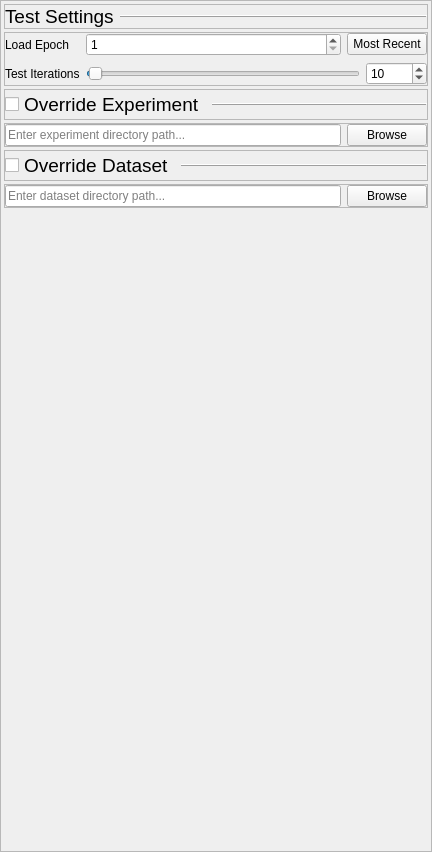
                 <widget class="QWidget" name="testing_settings_container">
                  <property name="geometry">
                   <rect>
                    <x>0</x>
                    <y>0</y>
                    <width>432</width>
                    <height>852</height>
                   </rect>
                  </property>
                  <layout class="QVBoxLayout" name="verticalLayout_44">
                   <property name="leftMargin">
                    <number>0</number>
                   </property>
                   <property name="topMargin">
                    <number>0</number>
                   </property>
                   <property name="rightMargin">
                    <number>0</number>
                   </property>
                   <property name="bottomMargin">
                    <number>0</number>
                   </property>
                   <item>
                    <widget class="QFrame" name="frame_38">
                     <property name="frameShape">
                      <enum>QFrame::StyledPanel</enum>
                     </property>
                     <property name="frameShadow">
                      <enum>QFrame::Raised</enum>
                     </property>
                     <layout class="QVBoxLayout" name="verticalLayout_41">
                      <property name="spacing">
                       <number>3</number>
                      </property>
                      <property name="leftMargin">
                       <number>3</number>
                      </property>
                      <property name="topMargin">
                       <number>3</number>
                      </property>
                      <property name="rightMargin">
                       <number>3</number>
                      </property>
                      <property name="bottomMargin">
                       <number>3</number>
                      </property>
                      <item>
                       <widget class="QFrame" name="frame_82">
                        <property name="frameShape">
                         <enum>QFrame::StyledPanel</enum>
                        </property>
                        <property name="frameShadow">
                         <enum>QFrame::Raised</enum>
                        </property>
                        <layout class="QHBoxLayout" name="horizontalLayout_71">
                         <property name="leftMargin">
                          <number>0</number>
                         </property>
                         <property name="topMargin">
                          <number>0</number>
                         </property>
                         <property name="rightMargin">
                          <number>0</number>
                         </property>
                         <property name="bottomMargin">
                          <number>0</number>
                         </property>
                         <item>
                          <widget class="QLabel" name="label_98">
                           <property name="sizePolicy">
                            <sizepolicy hsizetype="Maximum" vsizetype="Preferred">
                             <horstretch>0</horstretch>
                             <verstretch>0</verstretch>
                            </sizepolicy>
                           </property>
                           <property name="font">
                            <font>
                             <pointsize>14</pointsize>
                            </font>
                           </property>
                           <property name="frameShape">
                            <enum>QFrame::NoFrame</enum>
                           </property>
                           <property name="frameShadow">
                            <enum>QFrame::Raised</enum>
                           </property>
                           <property name="text">
                            <string>Test Settings</string>
                           </property>
                          </widget>
                         </item>
                         <item>
                          <widget class="Line" name="line_25">
                           <property name="frameShadow">
                            <enum>QFrame::Raised</enum>
                           </property>
                           <property name="orientation">
                            <enum>Qt::Horizontal</enum>
                           </property>
                          </widget>
                         </item>
                        </layout>
                       </widget>
                      </item>
                      <item>
                       <widget class="QFrame" name="frame_68">
                        <property name="frameShape">
                         <enum>QFrame::StyledPanel</enum>
                        </property>
                        <property name="frameShadow">
                         <enum>QFrame::Raised</enum>
                        </property>
                        <layout class="QFormLayout" name="formLayout_25">
                         <property name="leftMargin">
                          <number>0</number>
                         </property>
                         <property name="topMargin">
                          <number>0</number>
                         </property>
                         <property name="rightMargin">
                          <number>0</number>
                         </property>
                         <property name="bottomMargin">
                          <number>0</number>
                         </property>
                         <item row="1" column="0">
                          <widget class="QLabel" name="label_58">
                           <property name="text">
                            <string>Test Iterations</string>
                           </property>
                          </widget>
                         </item>
                         <item row="1" column="1">
                          <layout class="QHBoxLayout" name="horizontalLayout_45">
                           <item>
                            <widget class="QSlider" name="test_iterations_slider">
                             <property name="minimum">
                              <number>1</number>
                             </property>
                             <property name="maximum">
                              <number>999</number>
                             </property>
                             <property name="value">
                              <number>10</number>
                             </property>
                             <property name="orientation">
                              <enum>Qt::Horizontal</enum>
                             </property>
                            </widget>
                           </item>
                           <item>
                            <widget class="QSpinBox" name="test_iterations">
                             <property name="minimum">
                              <number>1</number>
                             </property>
                             <property name="maximum">
                              <number>99999</number>
                             </property>
                             <property name="singleStep">
                              <number>5</number>
                             </property>
                             <property name="value">
                              <number>10</number>
                             </property>
                            </widget>
                           </item>
                          </layout>
                         </item>
                         <item row="0" column="0">
                          <widget class="QLabel" name="label_92">
                           <property name="text">
                            <string>Load Epoch</string>
                           </property>
                          </widget>
                         </item>
                         <item row="0" column="1">
                          <layout class="QHBoxLayout" name="horizontalLayout_65">
                           <property name="spacing">
                            <number>6</number>
                           </property>
                           <item>
                            <widget class="QSpinBox" name="test_load_epoch">
                             <property name="minimum">
                              <number>1</number>
                             </property>
                             <property name="maximum">
                              <number>999999</number>
                             </property>
                            </widget>
                           </item>
                           <item>
                            <widget class="QPushButton" name="test_get_most_recent">
                             <property name="sizePolicy">
                              <sizepolicy hsizetype="Maximum" vsizetype="Fixed">
                               <horstretch>0</horstretch>
                               <verstretch>0</verstretch>
                              </sizepolicy>
                             </property>
                             <property name="text">
                              <string>Most Recent</string>
                             </property>
                            </widget>
                           </item>
                          </layout>
                         </item>
                        </layout>
                       </widget>
                      </item>
                      <item>
                       <widget class="QFrame" name="frame_80">
                        <property name="frameShape">
                         <enum>QFrame::StyledPanel</enum>
                        </property>
                        <property name="frameShadow">
                         <enum>QFrame::Raised</enum>
                        </property>
                        <layout class="QHBoxLayout" name="horizontalLayout_69">
                         <property name="leftMargin">
                          <number>0</number>
                         </property>
                         <property name="topMargin">
                          <number>0</number>
                         </property>
                         <property name="rightMargin">
                          <number>0</number>
                         </property>
                         <property name="bottomMargin">
                          <number>0</number>
                         </property>
                         <item>
                          <widget class="QCheckBox" name="test_override_experiment">
                           <property name="sizePolicy">
                            <sizepolicy hsizetype="Maximum" vsizetype="Fixed">
                             <horstretch>0</horstretch>
                             <verstretch>0</verstretch>
                            </sizepolicy>
                           </property>
                           <property name="font">
                            <font>
                             <pointsize>14</pointsize>
                            </font>
                           </property>
                           <property name="text">
                            <string>Override Experiment</string>
                           </property>
                          </widget>
                         </item>
                         <item>
                          <widget class="Line" name="line_23">
                           <property name="frameShadow">
                            <enum>QFrame::Raised</enum>
                           </property>
                           <property name="orientation">
                            <enum>Qt::Horizontal</enum>
                           </property>
                          </widget>
                         </item>
                        </layout>
                       </widget>
                      </item>
                      <item>
                       <widget class="QFrame" name="test_experiment_path_frame">
                        <property name="frameShape">
                         <enum>QFrame::StyledPanel</enum>
                        </property>
                        <property name="frameShadow">
                         <enum>QFrame::Raised</enum>
                        </property>
                        <layout class="QVBoxLayout" name="verticalLayout_24">
                         <property name="leftMargin">
                          <number>0</number>
                         </property>
                         <property name="topMargin">
                          <number>0</number>
                         </property>
                         <property name="rightMargin">
                          <number>0</number>
                         </property>
                         <property name="bottomMargin">
                          <number>0</number>
                         </property>
                         <item>
                          <layout class="QHBoxLayout" name="horizontalLayout_39">
                           <property name="spacing">
                            <number>6</number>
                           </property>
                           <item>
                            <widget class="QLineEdit" name="test_experiment_path">
                             <property name="placeholderText">
                              <string>Enter experiment directory path...</string>
                             </property>
                            </widget>
                           </item>
                           <item>
                            <widget class="QPushButton" name="test_browse_experiment">
                             <property name="text">
                              <string>Browse</string>
                             </property>
                            </widget>
                           </item>
                          </layout>
                         </item>
                        </layout>
                       </widget>
                      </item>
                      <item>
                       <widget class="QFrame" name="frame_81">
                        <property name="frameShape">
                         <enum>QFrame::StyledPanel</enum>
                        </property>
                        <property name="frameShadow">
                         <enum>QFrame::Raised</enum>
                        </property>
                        <layout class="QHBoxLayout" name="horizontalLayout_70">
                         <property name="leftMargin">
                          <number>0</number>
                         </property>
                         <property name="topMargin">
                          <number>0</number>
                         </property>
                         <property name="rightMargin">
                          <number>0</number>
                         </property>
                         <property name="bottomMargin">
                          <number>0</number>
                         </property>
                         <item>
                          <widget class="QCheckBox" name="test_override_dataset">
                           <property name="sizePolicy">
                            <sizepolicy hsizetype="Maximum" vsizetype="Fixed">
                             <horstretch>0</horstretch>
                             <verstretch>0</verstretch>
                            </sizepolicy>
                           </property>
                           <property name="font">
                            <font>
                             <pointsize>14</pointsize>
                            </font>
                           </property>
                           <property name="text">
                            <string>Override Dataset</string>
                           </property>
                          </widget>
                         </item>
                         <item>
                          <widget class="Line" name="line_24">
                           <property name="frameShadow">
                            <enum>QFrame::Raised</enum>
                           </property>
                           <property name="orientation">
                            <enum>Qt::Horizontal</enum>
                           </property>
                          </widget>
                         </item>
                        </layout>
                       </widget>
                      </item>
                      <item>
                       <widget class="QFrame" name="test_dataset_path_frame">
                        <property name="frameShape">
                         <enum>QFrame::StyledPanel</enum>
                        </property>
                        <property name="frameShadow">
                         <enum>QFrame::Raised</enum>
                        </property>
                        <layout class="QVBoxLayout" name="verticalLayout_61">
                         <property name="leftMargin">
                          <number>0</number>
                         </property>
                         <property name="topMargin">
                          <number>0</number>
                         </property>
                         <property name="rightMargin">
                          <number>0</number>
                         </property>
                         <property name="bottomMargin">
                          <number>0</number>
                         </property>
                         <item>
                          <layout class="QHBoxLayout" name="horizontalLayout_64">
                           <property name="spacing">
                            <number>6</number>
                           </property>
                           <item>
                            <widget class="QLineEdit" name="test_dataset_path">
                             <property name="placeholderText">
                              <string>Enter dataset directory path...</string>
                             </property>
                            </widget>
                           </item>
                           <item>
                            <widget class="QPushButton" name="test_browse_dataset">
                             <property name="text">
                              <string>Browse</string>
                             </property>
                            </widget>
                           </item>
                          </layout>
                         </item>
                        </layout>
                       </widget>
                      </item>
                      <item>
                       <spacer name="verticalSpacer">
                        <property name="orientation">
                         <enum>Qt::Vertical</enum>
                        </property>
                        <property name="sizeHint" stdset="0">
                         <size>
                          <width>20</width>
                          <height>40</height>
                         </size>
                        </property>
                       </spacer>
                      </item>
                     </layout>
                    </widget>
                   </item>
                  </layout>
                 </widget>
